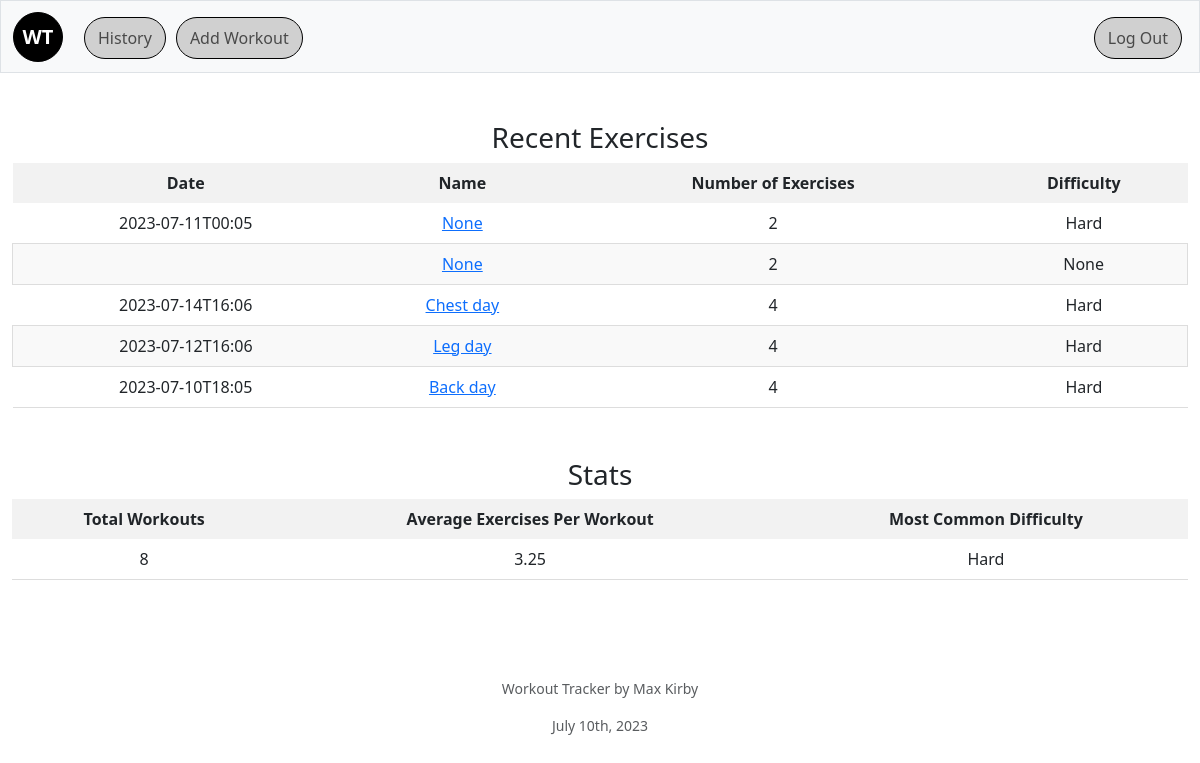
The page / (signed in) on the database its author committed.
### tables this page shows
CREATE TABLE workouts (
    workout_id INTEGER PRIMARY KEY,
    user_id INTEGER,
    workout_name TEXT,
    workout_difficulty TEXT,
    comments TEXT,
    start_time TEXT ,
    end_time TEXT,
    num_exercises INTEGER,
    FOREIGN KEY (user_id) REFERENCES users(user_id)
);

### app.py (the view)
@app.route('/')
@login_required
def index():
    recent_workouts = db.execute("SELECT workout_id,start_time,workout_name,num_exercises,workout_difficulty FROM workouts WHERE user_id = ? ORDER BY workout_id DESC LIMIT 5", session["user_id"])
    avg_20 = db.execute("SELECT AVG(num_exercises) FROM workouts WHERE user_id = ? ORDER BY workout_id DESC LIMIT 20", session["user_id"])[0]["AVG(num_exercises)"]
    if avg_20 is None:
        avg_20 = 0
    diff_20 = db.execute("SELECT workout_difficulty FROM workouts WHERE user_id = ? ORDER BY workout_id DESC LIMIT 20", session["user_id"])
    if diff_20 is None:
        diff_20 = 0
    counter = {
        "None": 0,
        "Easy": 0,
        "Moderate": 0,
        "Hard": 0
    }
    for i in diff_20:
        if i["workout_difficulty"] == None:
            counter["None"] += 1
        elif i["workout_difficulty"] == "Easy":
            counter["Easy"] += 1
        elif i["workout_difficulty"] == "Moderate":
            counter["Moderate"] += 1
        elif i["workout_difficulty"] == "Hard":
            counter["Hard"] += 1
    diff_20 = max(counter, key=lambda k: counter[k])
    total_workouts = db.execute("SELECT COUNT(*) FROM workouts WHERE user_id = ?", session["user_id"])[0]["COUNT(*)"]
    return render_template("index.html", recent_workouts=recent_workouts, avg_20=format(avg_20,".2f"), diff_20=diff_20, total_workouts=total_workouts)

### app.py (called while the page is built)
@app.after_request
def after_request(response):
    response.headers["Cache-Control"] = "no-cache, no-store, must-revalidate"
    response.headers["Expires"] = 0
    response.headers["Pragma"] = "no-cache"
    return response

def login_required(f):
    @wraps(f)
    def decorated_function(*args, **kwargs):
        if session.get("user_id") is None:
            return redirect("/login")
        return f(*args, **kwargs)
    return decorated_function

### templates/index.html (shortened to what this page needs)
{% extends "layout.html" %}
{% block main %}
<h3>Recent Exercises</h3>
<table>
    <thead>
        <tr>
            <th>Date</th>
            <th>Name</th>
            <th>Number of Exercises</th>
            <th>Difficulty</th>
        </tr>
    </thead>
    <tbody>
        {% for i in recent_workouts %}
        <tr>
            <td>{{i.start_time}}</td>
            <td><a href="/align?w_id={{i.workout_id}}">{{i.workout_name}}</a></td>
            <td>{{i.num_exercises}}</td>
            <td>{{i.workout_difficulty}}</td>
        </tr>
        {% endfor %}
    </tbody>
</table>
<h3>Stats</h3>
<table>
    <thead>
        <tr>
            <th>Total Workouts</th>
            <th>Average Exercises Per Workout</th>
            <th>Most Common Difficulty</th>
        </tr>
    </thead>
    <tbody>
            <tr>
                <td>{{total_workouts}}</td>
                <td>{{avg_20}}</td>
                <td>{{diff_20}}</td>
            </tr>
    </tbody>
</table>
{% endblock %}

### templates/layout.html (shortened to what this page needs)
<!DOCTYPE html>
<html lang="en">
    <head>
        <link href="https://cdn.jsdelivr.net/npm/bootstrap@5.3.0/dist/css/bootstrap.min.css" rel="stylesheet">
        <link href="/static/styles.css" rel="stylesheet">
    </head>
    <body>
        <nav class="bg-light border navbar navbar-expand-md navbar-light">
            <div class="container-fluid">
                <a class="navbar-brand" href="/"><span>WT</span></a>
                <div class="collapse navbar-collapse" id="navbar">
                    {% if session["user_id"] %}
                        <ul class="navbar-nav me-auto mt-2">
                            <li class="nav-item"><a class="nav-link" href="/history">History</a></li>
                            <li class="nav-item"><a class="nav-link" href="/add_workout">Add Workout</a></li>
                        </ul>
                        <ul class="navbar-nav ms-auto mt-2">
                            <li class="nav-item"><a class="nav-link" href="/logout">Log Out</a></li>
                        </ul>
                    {% else %}
                        <ul class="navbar-nav ms-auto mt-2">
                            <li class="nav-item"><a class="nav-link" href="/register">Register</a></li>
                            <li class="nav-item"><a class="nav-link" href="/login">Log In</a></li>
                        </ul>
                    {% endif %}
                </div>
            </div>
        </nav>
        <main class="container-fluid py-5 text-center">
            {% block main %}{% endblock %}
        </main>
        <footer class="mb-5 small text-center text-muted">
            <p>Workout Tracker by Max Kirby</p>
            <p>July 10th, 2023</p>
        </footer>
    </body>
</html>

### static/styles.css (style rules this page uses)
.navbar-brand { width: 50px; height: 50px; background-color: #000; border: 1px solid #000; border-radius: 50%; display: flex; align-items: center; justify-content: center; color: #fff; font-weight: bold; transition: background-color 0.5s ease; }
.nav-item { font-size: medium; display: inline-block; background-color: #d0d0d0; padding: 0px 5px; border: 1px solid #000; border-radius: 25px; margin: 0px 5px 5px 5px; transition: background-color 0.5s ease; }
table { width: 100%; border-collapse: collapse; margin-bottom: 50px; }
thead th { padding: 8px; background-color: #f2f2f2; font-weight: bold; }
tbody td { padding: 8px; border-bottom: 1px solid #ddd; }
tbody tr:nth-child(even) { background-color: #f9f9f9; border-left: 1px solid #ddd; border-right: 1px solid #ddd; }

### rows shown on the page
workouts: start_time "2023-07-11T00:05", workout_name "None", num_exercises "2", workout_difficulty "Hard"
workouts: workout_name "None", num_exercises "2", workout_difficulty "None"
workouts: start_time "2023-07-14T16:06", workout_name "Chest day", num_exercises "4", workout_difficulty "Hard"
workouts: start_time "2023-07-12T16:06", workout_name "Leg day", num_exercises "4", workout_difficulty "Hard"
workouts: start_time "2023-07-10T18:05", workout_name "Back day", num_exercises "4", workout_difficulty "Hard"

### other values the page prints
{{ total_workouts }} "8"
{{ avg_20 }} "3.25"
{{ diff_20 }} "Hard"
